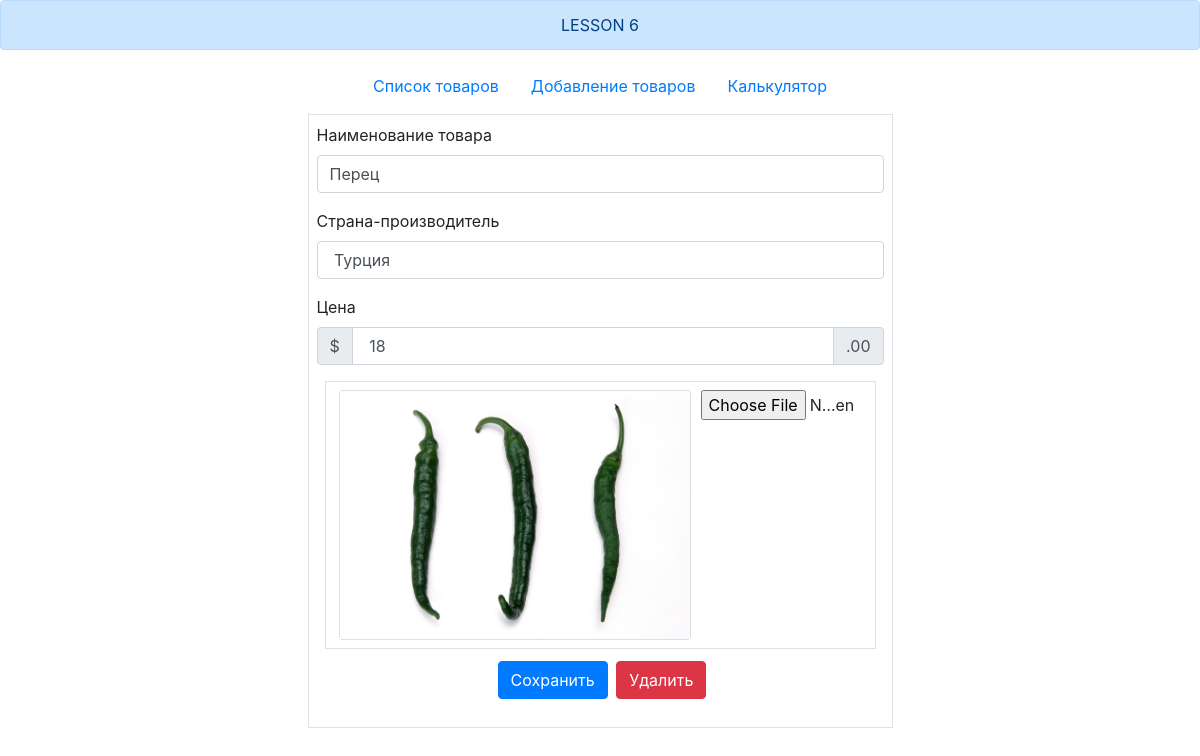
Screenshot of /card.php?id=3 with the database file from the repository.
### tables this page shows
CREATE TABLE IF NOT EXISTS `goods` (
  `id` int(11) NOT NULL AUTO_INCREMENT,
  `name` varchar(255) NOT NULL,
  `country` varchar(255) NOT NULL,
  `price` float NOT NULL,
  `img` varchar(255) NOT NULL,
  PRIMARY KEY (`id`),
  UNIQUE KEY `img` (`img`),
  KEY `name` (`name`),
  KEY `country` (`country`)
);

### engine/models.php (called while the page is built, shortened)
<?php
function getGoodByID($id){
  global $db;
  $res = mysqli_query($db,'SELECT * FROM `goods` WHERE `id` = '.$id);
  return mysqli_fetch_assoc($res);
};

### public/goodForm.php (the view)
<form class= "border p-2" method="post" action = "edit.php<?=$ifID;?>" enctype="multipart/form-data">
  <div class="form-group">
    <label for="goodName">Наименование товара</label>
    <input type="text" class="form-control" id="goodName" name = "name" value="<?= $good['name'];?>">
  </div>
  <div class="form-group">
    <label for="goodCountry">Страна-производитель</label>
    <input type="text" class="form-control" id="goodCountry" name = "country" value=" <?= $good['country'];?>" >
  </div>
  <label for="goodPrice">Цена</label>
  <div class="input-group mb-3">
    <div class="input-group-prepend">
      <span class="input-group-text">$</span>
    </div>
    <input type="text" id="goodPrice" class="form-control" name = "price" value = " <?= $good['price'];?>" aria-label="Amount (to the nearest dollar)">
    <div class="input-group-append">
      <span class="input-group-text">.00</span>
    </div>
  </div>
  <div class="form-row m-2 border p-2">
    <div class="col">
      <div class="card mx-auto" style="width: 22rem;">
        <img class="card-img-top" src=" <?= $good['img'];?>" alt="...">
      </div>
    </div>
    <div class="col">
      <div class="form-group text-center">
        <input type="file" class="form-control-file" id="imgFile" name = "img">
      </div>
    </div>
  </div>
  <div class="form-group text-center">
    <button type="submit" class="btn btn-primary m-1">Сохранить</button>
    <a href="/delete.php?id=<?= $good['id'];?>" class="btn btn-danger " role="button" aria-pressed="true">Удалить</a>
  </div>
</form>

### rows the page displays
goods: name "Перец", country "Турция", price "18", img (picture)
